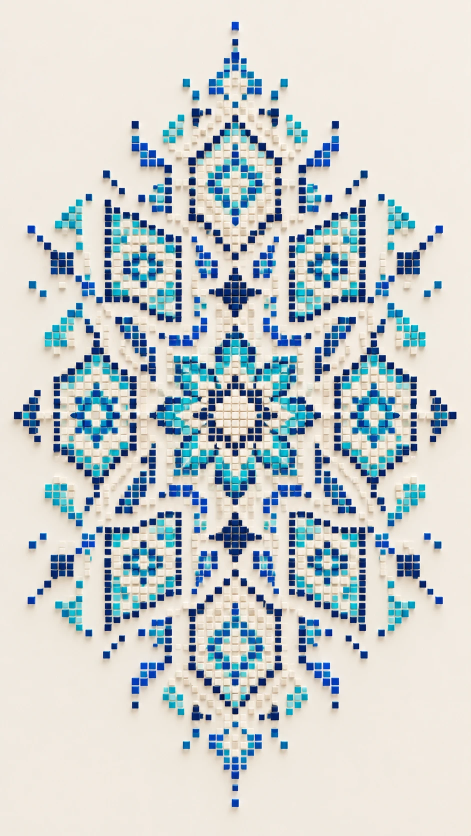
#> input picture naqsh/tools/ornament-2/reference.webp, 941 x 1672 px (shown at 1/2 size)
$ python extract_ornament2.py --preview '#' also writes preview.png next to this script
#> lines starting #> are read from the running program, lines starting #| are printed output that depends on the picture; after the words box and inside, x2 and y2 are one past the last pixel; in counts of white or black regions, pixels touching at a corner belong together
"""
Extract ornament 02 (Star rosette) from its reference image into a symmetric tile layout.

    python3 extract_ornament2.py            # writes ../../tiles-2.json
    python3 extract_ornament2.py --preview  # also writes preview.png next to this script

Input: reference.webp (941 x 1672 px) in this folder.

How it works
    1. Lattice. Single blue tiles are unambiguous in the image, so their centres fix the tile
       grid: 16.46 px across x 14.47 px down (the ornament's tiles are not on a square grid).
    2. Registration. Each lattice cell is nudged by a smooth local offset (a Gaussian-weighted
       average of nearby blue tiles' residuals), so the grid follows the image's gentle drift.
    3. Classification. A cell is a tile if it is clearly blue/turquoise, or — for ivory tiles,
       whose colour is close to the background — if it has a grout ring or is warmer than the
       background. Colours map to the site palette by hue family.
    4. Symmetry. The mirror axes are found where left/right and top/bottom agree best; each cell
       is then decided by a majority of its four mirror positions (ivory needs three of four,
       since it is the noisier class), so the ornament is exactly symmetric.
    5. Placement. Tiles go on the regular lattice, centred on the same axis as ornament 01
       (470, 819.25) so the two ornaments share a centre when the site morphs between them.

Requires: numpy, scipy, pillow.
"""
import collections, json, sys
from pathlib import Path

import numpy as np
from PIL import Image
from scipy import ndimage as ndi
from scipy.spatial import cKDTree

HERE = Path(__file__).resolve().parent
SITE = HERE.parent.parent

COBALT, MID, TURQ, PALE = (31, 48, 166), (54, 113, 184), (0, 180, 179), (160, 219, 202)
IVORY, IVORY2, WHITE = (250, 227, 197), (253, 233, 205), (255, 246, 215)
PAL = [COBALT, MID, TURQ, PALE, IVORY, IVORY2, WHITE]    # tie-break priority
IVORIES = {IVORY, IVORY2, WHITE}
BG = np.array([242, 235, 226.])                           # the image's background colour
CENTRE = (470.0, 819.25)                                  # shared with ornament 01


def blue_tiles(rgb):
    """Centres (y, x) of blobs the size of one blue tile face."""
    blue = ndi.binary_opening(rgb[..., 2] - rgb[..., 0] > 70, iterations=1)
    lab, n = ndi.label(blue)
    sizes = ndi.sum(blue, lab, range(1, n + 1))
    cent = np.array(ndi.center_of_mass(blue, lab, range(1, n + 1)))
    return cent[(sizes > 70) & (sizes < 220)]


def fit_axis(v, lo, hi):
    """Pitch and phase that best explain coordinates v as a regular lattice."""
    best = None
    for p in np.arange(lo, hi, 0.002):
        z = np.exp(2j * np.pi * v / p).mean()
        if best is None or abs(z) > best[0]:
            best = (abs(z), p, (np.angle(z) / (2 * np.pi) * p) % p)
    return best[1], best[2]


def sample_cells(rgb, blue):
    h, w, _ = rgb.shape
    g = rgb.mean(2)
    grout = np.clip(ndi.grey_closing(g, size=(5, 5)) - g, 0, 60)
    by, bx = blue[:, 0], blue[:, 1]
    px, ox = fit_axis(bx, 16.0, 16.9)
    py, oy = fit_axis(by, 14.2, 15.0)
    rx = (bx - ox + px / 2) % px - px / 2
    ry = (by - oy + py / 2) % py - py / 2
    tree = cKDTree(np.c_[bx, by])

    def offset(x, y):
        idx = tree.query_ball_point([x, y], 60)
        if not idx:
            return 0.0, 0.0
        d = np.hypot(bx[idx] - x, by[idx] - y)
        wgt = np.exp(-(d / 30) ** 2)
        return float((rx[idx] * wgt).sum() / wgt.sum()), float((ry[idx] * wgt).sum() / wgt.sum())

    cells = []
    for r in range(int((h - oy) // py) + 1):
        for c in range(int((w - ox) // px) + 1):
            x, y = ox + c * px, oy + r * py
            dx, dy = offset(x, y)
            x += dx
            y += dy
            if not (8 < x < w - 8 and 8 < y < h - 8):
                continue
            m = np.median(rgb[int(y) - 3:int(y) + 4, int(x) - 3:int(x) + 4].reshape(-1, 3), 0)
            hx, hy = px / 2, py / 2
            ring = np.concatenate([grout[int(y - hy), int(x - hx + 2):int(x + hx - 1)],
                                   grout[int(y + hy), int(x - hx + 2):int(x + hx - 1)],
                                   grout[int(y - hy + 2):int(y + hy - 1), int(x - hx)],
                                   grout[int(y - hy + 2):int(y + hy - 1), int(x + hx)]])
            inner = grout[int(y) - 3:int(y) + 4, int(x) - 3:int(x) + 4].mean()
            cells.append((c, r, x, y, *m, float(np.abs(m - BG).sum()),
                          float(np.percentile(ring, 60) - inner), float(m[2] - m[0])))
    return cells, (px, py)


def classify(R, G, B, dist, ring, blue):
    if blue > 40:                                         # the blue family
        if G < 95:
            return COBALT
        if G < 160 and R < 110:
            return MID
        if R < 125:
            return TURQ
        return PALE
    if (ring > 4 or (R - B >= 19.5 and dist >= 8)) and dist < 70 and (R + G + B) / 3 > 205:
        return WHITE if (R + G + B) / 3 > 238 else IVORY  # ivory: grout ring, or warmer than background
    return None


def symmetrise(grid):
    present = set(grid)

    def agreement(c2, r2):                                # mirror axes at c2/2, r2/2
        a = t = 0
        for c, r in present:
            for m in ((c2 - c, r), (c, r2 - r)):
                t += 1
                a += m in present
        return a / t

    cs = [c for c, _ in present]
    rs = [r for _, r in present]
    best = max((agreement(c2, r2), c2, r2)
               for c2 in range(min(cs) + max(cs) - 4, min(cs) + max(cs) + 5)
               for r2 in range(min(rs) + max(rs) - 4, min(rs) + max(rs) + 5))
    _, c2, r2 = best

    out = {}
    for c, r in (list(present) + [(c2 - c, r) for c, r in present]
                 + [(c, r2 - r) for c, r in present] + [(c2 - c, r2 - r) for c, r in present]):
        if (c, r) in out:
            continue
        mirrors = {(c, r), (c2 - c, r), (c, r2 - r), (c2 - c, r2 - r)}
        found = [grid[m][2] for m in mirrors if m in grid]
        blues = [k for k in found if k not in IVORIES]
        need = len(mirrors) // 2 + 1 if len(mirrors) > 2 else 1   # clear majority
        if len(blues) >= need:
            pool = blues
        elif len(found) >= need and len(found) * 4 >= 3 * len(mirrors):
            pool = found                                           # ivory: three of four
        elif len(blues) * 2 >= len(mirrors) and len(found) >= need:
            pool = blues                                           # mixed: colour wins
        else:
            continue
        cnt = collections.Counter(pool)
        top = max(cnt.values())
        k = min((k for k in cnt if cnt[k] == top), key=PAL.index)
        for m in mirrors:
            out[m] = k
    return out, (c2 / 2, r2 / 2), best[0]


def preview(tiles, path, scale=0.6):
    from PIL import ImageDraw
    im = Image.new('RGB', (int(941 * scale), int(1672 * scale)), (244, 235, 226))
    d, s = ImageDraw.Draw(im), 12.5 / 2
    for x, y, *c in tiles:
        d.rectangle([(x - s) * scale, (y - s) * scale, (x + s) * scale, (y + s) * scale], fill=tuple(c))
    im.save(path)


def main():
    rgb = np.asarray(Image.open(HERE / 'reference.webp').convert('RGB')).astype(float)
    cells, (px, py) = sample_cells(rgb, blue_tiles(rgb))
#> in blue_tiles, `blue = ndi.binary_opening(rgb[..., 2] - rgb[..., 0] > 70, iterations=1)`:
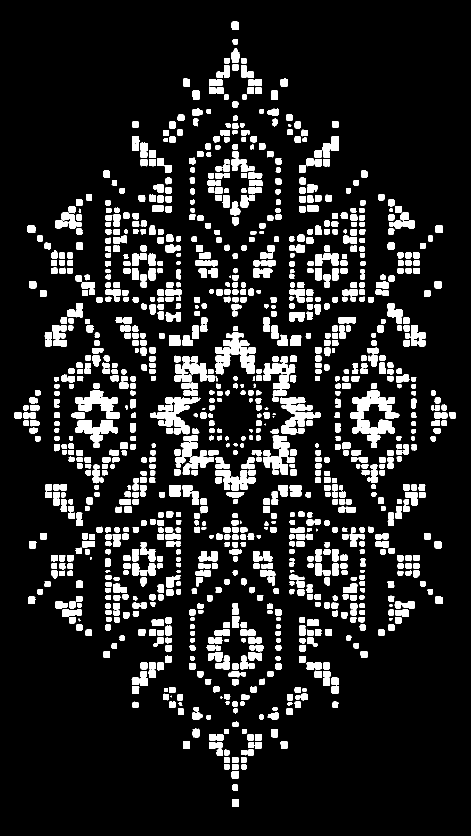
#> blue: shape (1672, 941) bool (shown at 1/2 size); 13.5% white; 1159 white regions (10 under 20 px), largest, box (x1, y1, x2, y2) and area: (300, 794, 401, 869) 3218, (560, 794, 642, 869) 2662, (526, 712, 591, 804) 2506
#> in blue_tiles, `lab, n = ndi.label(blue)`:
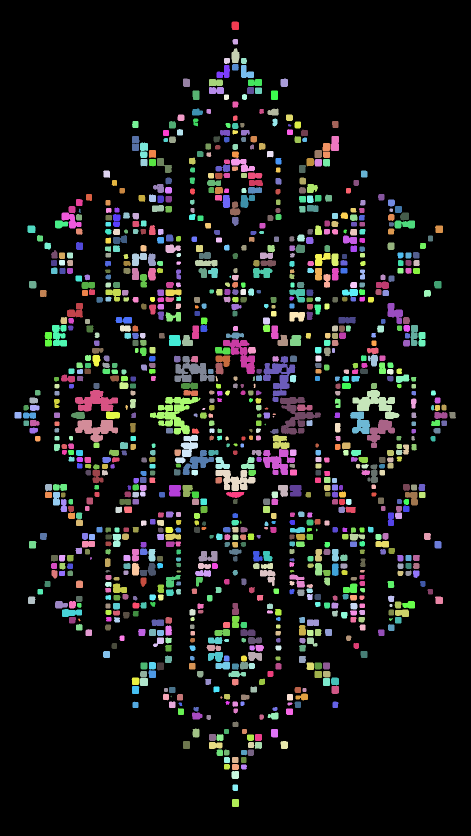
#> lab: shape (1672, 941) int32 (shown at 1/2 size); 1162 distinct labels, from 0 to 1161; one colour per label, 0 black
#> in blue_tiles, `lab, n = ndi.label(blue)`: n = 1161
#> in blue_tiles, `sizes = ndi.sum(blue, lab, range(1, n + 1))`: sizes = 1161 values, max 3218 at index 528, min 8 at index 568, mean 183.4
#> in blue_tiles, `cent = np.array(ndi.center_of_mass(blue, lab, range(1, n + 1)))`: cent = 1161 pairs, first value 51.05 to 1605.5, second value 35.5 to 904.7
#> in sample_cells, `h, w, _ = rgb.shape`: h = 1672; w = 941
#> in sample_cells, `g = rgb.mean(2)`:
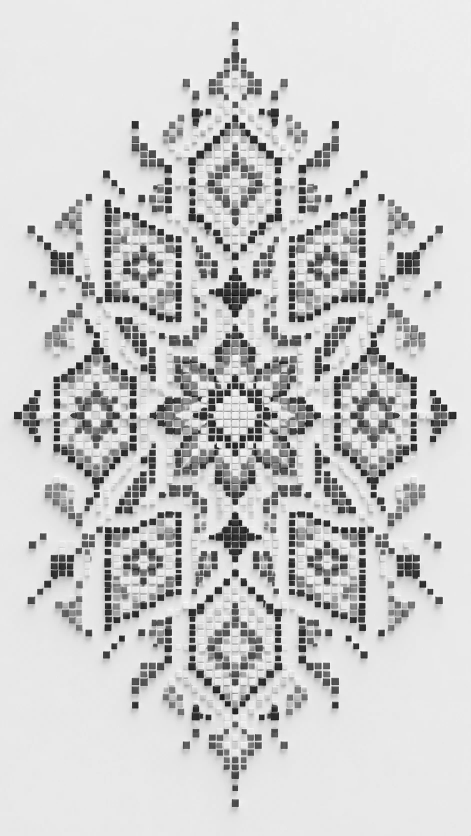
#> g: shape (1672, 941) float64 (shown at 1/2 size); min 6, max 255, mean 204
#> in sample_cells, `grout = np.clip(ndi.grey_closing(g, size=(5, 5)) - g, 0, 60)`:
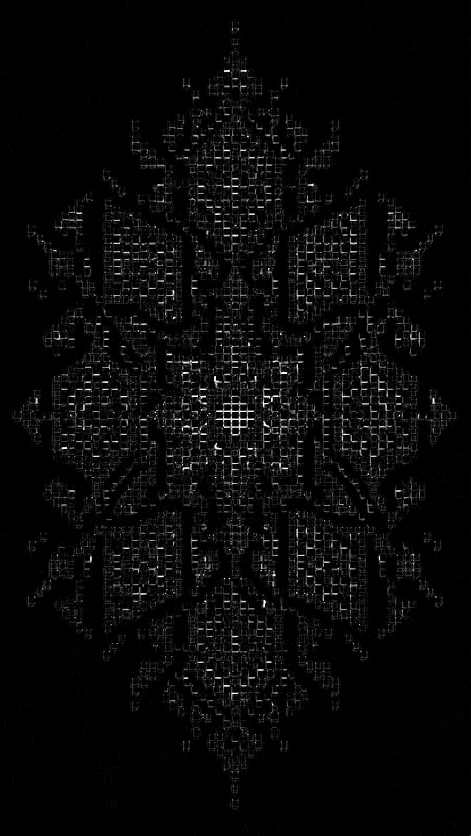
#> grout: shape (1672, 941) float64 (shown at 1/2 size); min 0, max 60, mean 2; drawn with min black and max white
#> in sample_cells, `by, bx = blue[:, 0], blue[:, 1]`: by = 869 values, max 1574.9 at index 868, min 82.95 at index 0, mean 844.2; bx = 869 values, max 904.7 at index 407, min 35.5 at index 406, mean 471.3
#> the loop in fit_axis, `for p in np.arange(lo, hi, 0.002):` made 450 passes
#> best on passes 1, 51, 52, 53, 54, 55, 56, 57, 58, 59, 60, 61: (0.041, 16, 14.72), (0.0423, 16.1, 2.44), (0.0444, 16.1, 2.41), (0.0465, 16.1, 2.38), (0.0486, 16.11, 2.36), (0.0507, 16.11, 2.32), (0.0528, 16.11, 2.29), (0.055, 16.11, 2.26), (0.0571, 16.11, 2.22), (0.0593, 16.12, 2.18), (0.0615, 16.12, 2.14), (0.0637, 16.12, 2.1)
#> after the loop in fit_axis, `for p in np.arange(lo, hi, 0.002):`: best = (0.318, 16.46, 9.3)
#> in sample_cells, `px, ox = fit_axis(bx, 16.0, 16.9)`: px = 16.46; ox = 9.3
#> the loop in fit_axis (call 2), `for p in np.arange(lo, hi, 0.002):` made 401 passes
#> best on passes 1, 37, 38, 39, 40, 41, 42, 43, 44, 45, 46, 47: (0.157, 14.2, 7.96), (0.157, 14.27, 3.47), (0.158, 14.27, 3.31), (0.158, 14.28, 3.15), (0.159, 14.28, 2.99), (0.16, 14.28, 2.83), (0.161, 14.28, 2.67), (0.162, 14.28, 2.5), (0.164, 14.29, 2.34), (0.165, 14.29, 2.17), (0.167, 14.29, 2.01), (0.168, 14.29, 1.84)
#> in sample_cells, `py, oy = fit_axis(by, 14.2, 15.0)`: py = 14.47; oy = 4.72
#> in sample_cells, `rx = (bx - ox + px / 2) % px - px / 2`: rx = 869 values, max 8.19 at index 588, min -8.22 at index 94, mean -0.061
#> in sample_cells, `ry = (by - oy + py / 2) % py - py / 2`: ry = 869 values, max 7.21 at index 107, min -7.11 at index 106, mean -0.0111
#> the loop in sample_cells, `for r in range(int((h - oy) // py) + 1):` made 116 passes
    grid = {}
    for c, r, x, y, R, G, B, dist, ring, blue in cells:
        k = classify(R, G, B, dist, ring, blue)
        if k:
            grid[(int(c), int(r))] = (x, y, k)
#> this loop made 6482 passes
#> (c, r, x, y, R, G, B, dist) on passes 1 to 3: (0, 1, 9.3, 19.19, 243, 235, 226, 1), (1, 1, 25.76, 19.19, 243, 235, 226, 1), (2, 1, 42.21, 19.19, 243, 235, 226, 1)
    out, (ac, ar), agree = symmetrise(grid)
#> the loop in agreement, `for c, r in present:` made 2536 passes
#> (c, r) on passes 1 to 3: (26, 21), (13, 88), (32, 101)
#> the loop in agreement (call 2), `for c, r in present:` made 2536 passes
#> the loop in symmetrise, `for c, r in (list(present) + [(c2 - c, r) for c, r in present] + [(c, ..` made 10144 passes
    ax, ay = CENTRE
    tiles = [[round(ax + (c - ac) * px, 3), round(ay + (r - ar) * py, 3), *k] for (c, r), k in out.items()]
    (SITE / 'tiles-2.json').write_text(json.dumps(tiles, separators=(',', ':')))
    print(f'lattice {px:.3f} x {py:.3f} px, mirror axes col {ac} row {ar} (agreement {agree:.3f})')
#| lattice 16.458 x 14.468 px, mirror axes col 28.0 row 57.0 (agreement 0.855)
    print(f'{len(tiles)} tiles → {SITE / "tiles-2.json"}')
#| 2247 tiles → naqsh/tiles-2.json
    if '--preview' in sys.argv:
        preview(tiles, HERE / 'preview.png')
#> in preview, `im = Image.new('RGB', (int(941 * scale), int(1672 * scale)), (244, 235..`:
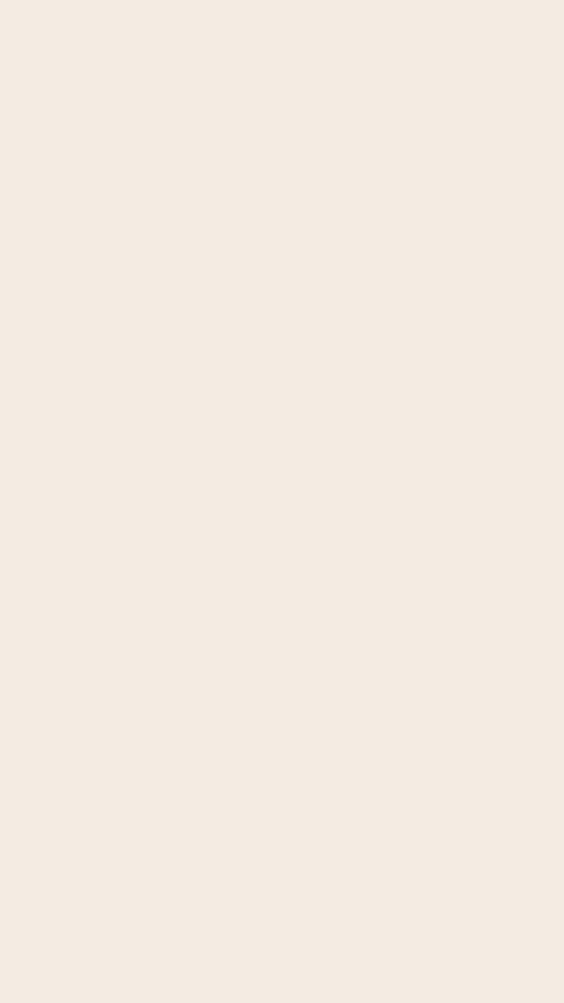
#> im: PIL image 564x1003 RGB; mean R, G, B 244, 235, 226
#> the loop in preview, `for x, y, *c in tiles:` made 2247 passes
#> (x, y, c) on passes 1 to 3: (437.1, 298.4, [250, 227, 197]), (502.9, 1340.1, [250, 227, 197]), (502.9, 298.4, [250, 227, 197])
#> in preview, `im.save(path)`:
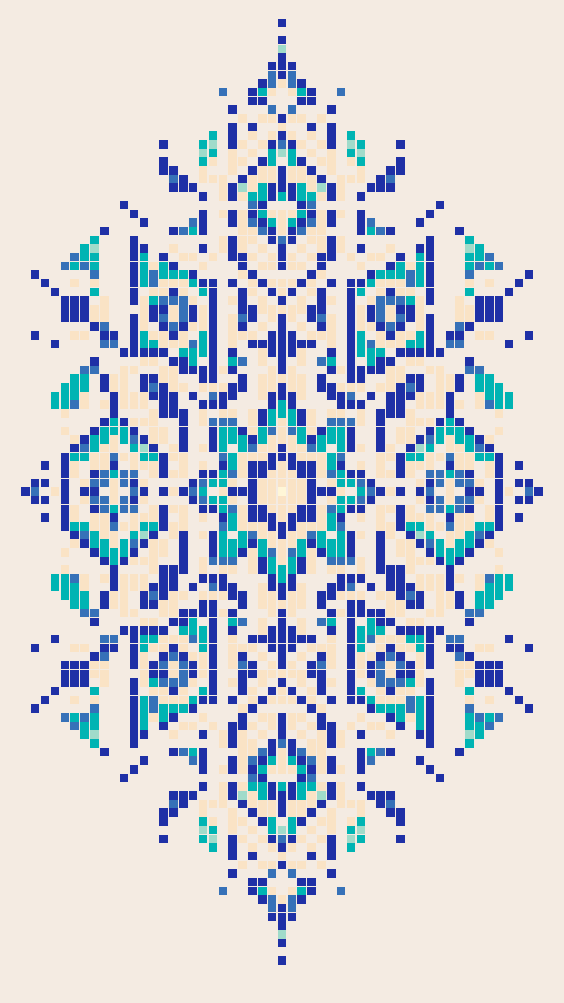
#> saved as preview.png: PIL image 564x1003 RGB; mean R, G, B 204.7, 207.3, 213
        print('preview →', HERE / 'preview.png')


if __name__ == '__main__':
    main()
